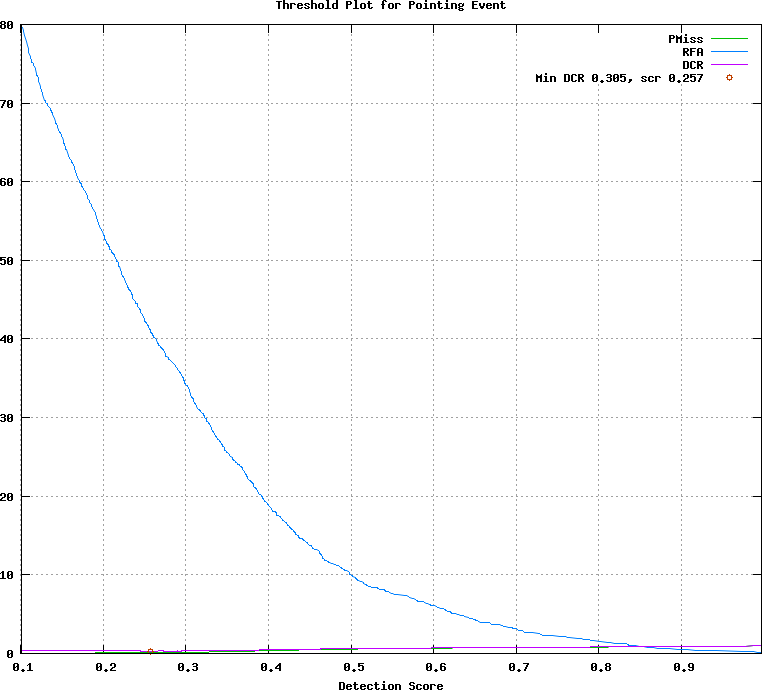

Reproduce this figure in gnuplot.
## GNUPLOT command file
set terminal postscript color
set style data lines
set title 'Threshold Plot for Pointing Event'
set xlabel 'Detection Score'
set grid
set size ratio 0.85
plot [0.101000:0.997000]  \
  'test.det.Pointing_Event.dat.1' using 1:4 title 'PMiss' with lines lt 2, \
  'test.det.Pointing_Event.dat.1' using 1:5 title 'RFA' with lines lt 3, \
  'test.det.Pointing_Event.dat.1' using 1:6 title 'DCR' with lines lt 4, \
  'test.det.Pointing_Event.dat.2' using 1:2 title 'Min DCR 0.305, scr 0.257' with points lt 6
